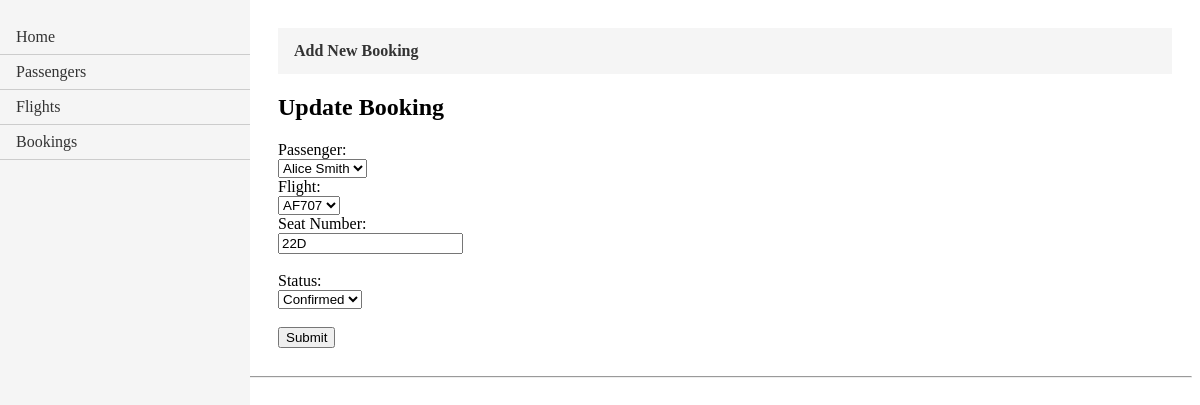
Page /booking/update/24/ on the committed database.
### FlightBookingApp/models.py (models this page shows)
class Passenger(models.Model):
    passengerID = models.AutoField(primary_key=True)
    name = models.CharField(max_length=100)
    email = models.EmailField(unique=True)
    phone = models.CharField(max_length=20)
    address = models.CharField(max_length=200)

class Flight(models.Model):
    flightID = models.AutoField(primary_key=True)
    flightNumber = models.CharField(max_length=20)
    departureAirport = models.CharField(max_length=3)
    arrivalAirport = models.CharField(max_length=3)
    departureTime = models.DateTimeField()
    arrivalTime = models.DateTimeField()
    capacity = models.IntegerField()
    price = models.DecimalField(max_digits=10, decimal_places=2)

class Booking(models.Model):
    bookingID = models.AutoField(primary_key=True)
    passengerID = models.ForeignKey(Passenger, on_delete=models.CASCADE)
    flightID = models.ForeignKey(Flight, on_delete=models.CASCADE)
    bookingDate = models.DateTimeField(auto_now_add=True)
    seatNumber = models.CharField(max_length=10)
    STATUS_CHOICES = (
        ('confirmed', 'Confirmed'),
        ('pending', 'Pending'),
        ('canceled', 'Canceled'),
    )
    status = models.CharField(max_length=20, choices=STATUS_CHOICES)

### FlightBookingApp/views.py (the view)
# urls.py: path('booking/update/<int:booking_id>/', views.update_booking_form, name='update_booking_form'), #load flight information to update
def update_booking_form(request, booking_id):
    booking = Booking.objects.get(bookingID=booking_id)
    booking_formatted = {
        "bookingID": booking.bookingID,
        "passengerID": booking.passengerID.passengerID,
        "passengerName": booking.passengerID.name,
        "flightID": booking.flightID.flightID,
        "flightNumber":booking.flightID.flightNumber,
        "bookingDate":booking.bookingDate,
        "seatNumber":booking.seatNumber,
        "status":booking.status.capitalize(),
    }
    return render(request, 'update_booking.html', {'booking_formatted': booking_formatted})

### FlightBookingApp/templates/update_booking.html (shortened to what this page needs)
{% extends "layout.html" %}
{% block content%}
<ul class="crud-menu">
    <li><a href="{% url 'create_booking' %}"><b>Add New Booking</b></a></li>
</ul>
<h2>Update Booking</h2>
<form method="post" action="{% url 'update_booking_submit' booking_formatted.bookingID %}">
    <label for="passenger">Passenger:</label><br>
    <select id="passengerID" name="passengerID">
        <option value="{{ booking_formatted.passengerID }}">{{ booking_formatted.passengerName }}</option>
    </select><br>
    <label for="flight">Flight:</label><br>
    <select id="flightID" name="flightID">
        <option value="{{ booking_formatted.flightID }}">{{ booking_formatted.flightNumber }}</option>
    </select><br>
    <label for="seat">Seat Number:</label><br>
    <input type="text" id="seat" name="seat" value="{{ booking_formatted.seatNumber }}"><br><br>
    <label for="status">Status:</label><br>
    <select id="status" name="status">
        <option value="{{ booking_formatted.status }}">{{ booking_formatted.status }}</option>
    </select><br><br>
    <button type="submit">Submit</button>
</form>
{%endblock content%}

### FlightBookingApp/templates/layout.html (style rules this page uses)
.crud-menu { list-style-type: none; margin: 0; padding: 0; overflow: hidden; background-color: #f5f5f5; }
.crud-menu li { float: left; }
.crud-menu li a { display: block; color: #333; text-align: center; padding: 14px 16px; text-decoration: none; }

### rows in the picture
Passenger: passengerID "Alice Smith"
Flight: flightID "AF707"
Booking: seat "22D"

### other values in the picture
form field status "Confirmed"
